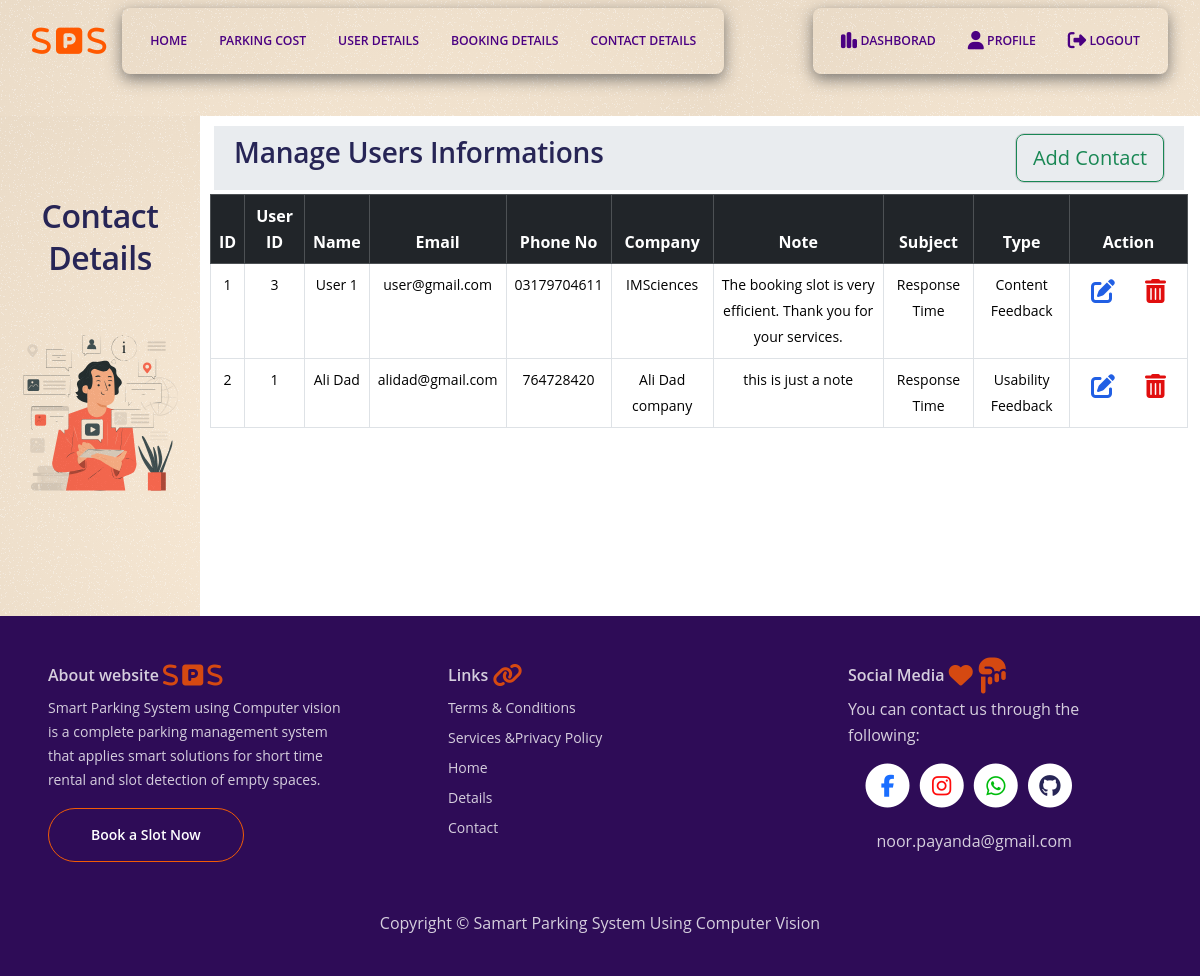
Screenshot of /contact_details (signed in) with the database file from the repository.
### app.py (models this page shows)
class Contacts(db.Model, UserMixin):
    id = Column(Integer, primary_key = True)
    name = Column(String(50), nullable=False)
    email = Column(String(120), nullable=False)
    phone = Column(String(15), nullable=True)
    company = Column(String(100), nullable=True)
    note =Column(Text, nullable=False)
    subject = Column(String(50), nullable=True)
    type_of_feedback = Column(String(50), nullable=True)
    user_id = Column(Integer, ForeignKey('users.id'))  # Foreign key to user model

### app.py (the view)
@app.route('/contact_details')
@login_required
def contact_details():
    return render_template('contact_details.html', contacts = Contacts.query.all())

### app.py (called while the page is built)
@login_manager.user_loader
def load_user(user_id):
    user = Users.query.get(int(user_id))
    return user

### templates/contact_details.html (shortened to what this page needs)
{% if current_user.is_admin %}
{% extends "base2.html" %}
{% block left_title %}
<h2>Contact Details</h2>
{% endblock %}
{% block img %}
<img class="img-fluid" src="{{url_for('static', filename='images/details.svg')}}" id="left_icon">
{% endblock %}
{% block right_centent %}
<h3>Manage Users Informations</h3>
{% endblock %}
{% block button %}
<a href="{{url_for('contact')}}" type="button" class="btn btn-lg btn-outline-success my_shadow">
    Add Contact
</a>
{% endblock %}
{% block table %}
<thead class="table-dark">
    <tr>
        <th>ID</th>
        <th>User ID</th>
        <th>Name</th>
        <th>Email</th>
        <th>Phone No</th>
        <th>Company</th>
        <th>Note</th>
        <th>Subject</th>
        <th>Type</th>
        <th>Action</th>
    </tr>
</thead>
<tbody class="text-center small">
    {% for row in contacts %}
    <tr>
        <td>{{row.id}}</td>
        <td>{{row.user_id}}</td>
        <td>{{row.name}}</td>
        <td>{{row.email}}</td>
        <td>{{row.phone}}</td>
        <td>{{row.company}}</td>
        <td>{{row.note}}</td>
        <td>{{row.subject}}</td>
        <td>{{row.type_of_feedback}}</td>
        <td>
            <div class="btn-group gap-1 ">
                <a href="{{url_for('update_contact', id=row.id)}}" type="button" class="btn">
                    <i class="fa-solid fa-pen-to-square fa-xl" style="color: #215fe4;"></i>
                </a>
                <form action="{{ url_for('delete_contact', id=row.id) }}">
                    <button class="btn" type="submit"
                        onclick="return confirm('Are you sure you want to delete this record?')">
                        <i class="fa-solid fa-trash-can fa-xl" style="color: #e10e0e;"></i>
                    </button>
                </form>
            </div>
        </td>
    </tr>
    {% endfor %}
</tbody>
{% endblock %}
{% endif %}

### static/css/styles.css (style rules this page uses)
body, html { width: 100%; height: 100%; }
body, p { color: #565578; font: 400 1rem/1.625rem "Open Sans", sans-serif; }
h2 { color: #272556; font-weight: 600; font-size: 2rem; line-height: 2.625rem; letter-spacing: -0.4px; }
h3 { color: #272556; font-weight: 600; font-size: 1.75rem; line-height: 2.25rem; letter-spacing: -0.2px; }
a { color: #565578; text-decoration: underline; }
.my_shadow { box-shadow: rgba(0, 0, 0, 0.02) 0px 1px 3px 0px, rgba(27, 31, 35, 0.15) 0px 0px 0px 1px; }

### static/css/nav.css (style rules this page uses)
a, #nav_dropdown_color { color: indigo; text-decoration: none; }

### templates/base2.html (style rules this page uses)
#left_icon { height: 250px; width: 250px; display: block; mix-blend-mode: multiply; }

### rows the page displays
Contacts: id "1", user_id "3", name "User 1", email "user@gmail.com", phone "03179704611", company "IMSciences", note "The booking slot is very efficient. Thank you for your services.", subject "Response Time", type_of_feedback "Content Feedback"
Contacts: id "2", user_id "1", name "Ali Dad", email "alidad@gmail.com", phone "764728420", company "Ali Dad company", note "this is just a note", subject "Response Time", type_of_feedback "Usability Feedback"
